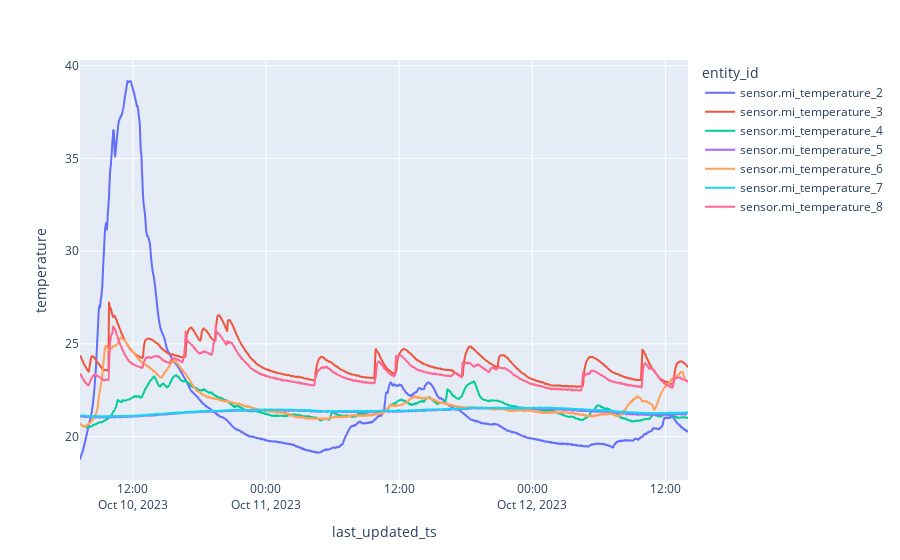

The notebook cell this image was saved under:
### Code cell
index = df.entity_id.apply(lambda x: 'temp'in x)#=="sensor.mi_humidity_4"
df[index].rename(columns={'state': 'temperature'}).plot(x='last_updated_ts', y='temperature', color='entity_id')

### Figure 1 — Plotly figure (JSON) as saved in the notebook; plotly's stock layout.template omitted (floating-point values rounded to 4 significant figures; data arrays with more than 128 entries replaced by an {"elided": "..."} marker saying what was removed)
{"data": [{"hovertemplate": "entity_id=sensor.mi_temperature_2<br>last_updated_ts=%{x}<br>temperature=%{y}<extra></extra>", "legendgroup": "sensor.mi_temperature_2", "line": {"color": "#636efa", "dash": "solid"}, "marker": {"symbol": "circle"}, "mode": "lines", "name": "sensor.mi_temperature_2", "showlegend": true, "type": "scattergl", "x": {"elided": "1539 str values"}, "xaxis": "x", "y": {"elided": "1539 float values"}, "yaxis": "y"}, {"hovertemplate": "entity_id=sensor.mi_temperature_3<br>last_updated_ts=%{x}<br>temperature=%{y}<extra></extra>", "legendgroup": "sensor.mi_temperature_3", "line": {"color": "#EF553B", "dash": "solid"}, "marker": {"symbol": "circle"}, "mode": "lines", "name": "sensor.mi_temperature_3", "showlegend": true, "type": "scattergl", "x": {"elided": "821 str values"}, "xaxis": "x", "y": {"elided": "821 float values"}, "yaxis": "y"}, {"hovertemplate": "entity_id=sensor.mi_temperature_4<br>last_updated_ts=%{x}<br>temperature=%{y}<extra></extra>", "legendgroup": "sensor.mi_temperature_4", "line": {"color": "#00cc96", "dash": "solid"}, "marker": {"symbol": "circle"}, "mode": "lines", "name": "sensor.mi_temperature_4", "showlegend": true, "type": "scattergl", "x": {"elided": "1029 str values"}, "xaxis": "x", "y": {"elided": "1029 float values"}, "yaxis": "y"}, {"hovertemplate": "entity_id=sensor.mi_temperature_5<br>last_updated_ts=%{x}<br>temperature=%{y}<extra></extra>", "legendgroup": "sensor.mi_temperature_5", "line": {"color": "#ab63fa", "dash": "solid"}, "marker": {"symbol": "circle"}, "mode": "lines", "name": "sensor.mi_temperature_5", "showlegend": true, "type": "scattergl", "x": {"elided": "2736 str values"}, "xaxis": "x", "y": {"elided": "2736 float values"}, "yaxis": "y"}, {"hovertemplate": "entity_id=sensor.mi_temperature_6<br>last_updated_ts=%{x}<br>temperature=%{y}<extra></extra>", "legendgroup": "sensor.mi_temperature_6", "line": {"color": "#FFA15A", "dash": "solid"}, "marker": {"symbol": "circle"}, "mode": "lines", "name": "sensor.mi_temperature_6", "showlegend": true, "type": "scattergl", "x": {"elided": "2878 str values"}, "xaxis": "x", "y": {"elided": "2878 float values"}, "yaxis": "y"}, {"hovertemplate": "entity_id=sensor.mi_temperature_7<br>last_updated_ts=%{x}<br>temperature=%{y}<extra></extra>", "legendgroup": "sensor.mi_temperature_7", "line": {"color": "#19d3f3", "dash": "solid"}, "marker": {"symbol": "circle"}, "mode": "lines", "name": "sensor.mi_temperature_7", "showlegend": true, "type": "scattergl", "x": {"elided": "2279 str values"}, "xaxis": "x", "y": {"elided": "2279 float values"}, "yaxis": "y"}, {"hovertemplate": "entity_id=sensor.mi_temperature_8<br>last_updated_ts=%{x}<br>temperature=%{y}<extra></extra>", "legendgroup": "sensor.mi_temperature_8", "line": {"color": "#FF6692", "dash": "solid"}, "marker": {"symbol": "circle"}, "mode": "lines", "name": "sensor.mi_temperature_8", "showlegend": true, "type": "scattergl", "x": {"elided": "1492 str values"}, "xaxis": "x", "y": {"elided": "1492 float values"}, "yaxis": "y"}], "layout": {"legend": {"title": {"text": "entity_id"}, "tracegroupgap": 0}, "margin": {"t": 60}, "xaxis": {"anchor": "y", "domain": [0, 1], "title": {"text": "last_updated_ts"}}, "yaxis": {"anchor": "x", "domain": [0, 1], "title": {"text": "temperature"}}}}
